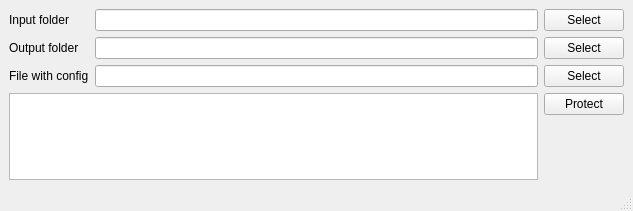
<?xml version="1.0" encoding="UTF-8"?>
<ui version="4.0">
 <class>MainWindow</class>
 <widget class="QMainWindow" name="MainWindow">
  <property name="geometry">
   <rect>
    <x>0</x>
    <y>0</y>
    <width>633</width>
    <height>211</height>
   </rect>
  </property>
  <property name="windowTitle">
   <string>MainWindow</string>
  </property>
  <widget class="QWidget" name="centralwidget">
   <property name="maximumSize">
    <size>
     <width>650</width>
     <height>484</height>
    </size>
   </property>
   <layout class="QGridLayout" name="gridLayout">
    <item row="0" column="0">
     <widget class="QLabel" name="label">
      <property name="text">
       <string>Input folder</string>
      </property>
     </widget>
    </item>
    <item row="1" column="2">
     <widget class="QPushButton" name="select_output_folder">
      <property name="text">
       <string>Select</string>
      </property>
     </widget>
    </item>
    <item row="0" column="2">
     <widget class="QPushButton" name="select_input_folder">
      <property name="text">
       <string>Select</string>
      </property>
     </widget>
    </item>
    <item row="2" column="0">
     <widget class="QLabel" name="label_3">
      <property name="text">
       <string>File with config</string>
      </property>
     </widget>
    </item>
    <item row="0" column="1">
     <widget class="QLineEdit" name="input_folder"/>
    </item>
    <item row="2" column="1">
     <widget class="QLineEdit" name="config_file"/>
    </item>
    <item row="2" column="2">
     <widget class="QPushButton" name="select_file_with_config">
      <property name="text">
       <string>Select</string>
      </property>
     </widget>
    </item>
    <item row="1" column="0">
     <widget class="QLabel" name="label_2">
      <property name="text">
       <string>Output folder</string>
      </property>
     </widget>
    </item>
    <item row="1" column="1">
     <widget class="QLineEdit" name="output_folder"/>
    </item>
    <item row="4" column="2">
     <layout class="QVBoxLayout" name="verticalLayout">
      <item>
       <widget class="QPushButton" name="submit">
        <property name="text">
         <string>Protect</string>
        </property>
       </widget>
      </item>
      <item>
       <spacer name="verticalSpacer">
        <property name="orientation">
         <enum>Qt::Vertical</enum>
        </property>
        <property name="sizeHint" stdset="0">
         <size>
          <width>20</width>
          <height>40</height>
         </size>
        </property>
       </spacer>
      </item>
     </layout>
    </item>
    <item row="4" column="0" colspan="2">
     <widget class="QTextBrowser" name="log_label">
      <property name="html">
       <string>&lt;!DOCTYPE HTML PUBLIC &quot;-//W3C//DTD HTML 4.0//EN&quot; &quot;http://www.w3.org/TR/REC-html40/strict.dtd&quot;&gt;
&lt;html&gt;&lt;head&gt;&lt;meta name=&quot;qrichtext&quot; content=&quot;1&quot; /&gt;&lt;meta charset=&quot;utf-8&quot; /&gt;&lt;style type=&quot;text/css&quot;&gt;
p, li { white-space: pre-wrap; }
hr { height: 1px; border-width: 0; }
li.unchecked::marker { content: &quot;\2610&quot;; }
li.checked::marker { content: &quot;\2612&quot;; }
&lt;/style&gt;&lt;/head&gt;&lt;body style=&quot; font-family:'Segoe UI'; font-size:9pt; font-weight:400; font-style:normal;&quot;&gt;
&lt;p style=&quot;-qt-paragraph-type:empty; margin-top:0px; margin-bottom:0px; margin-left:0px; margin-right:0px; -qt-block-indent:0; text-indent:0px;&quot;&gt;&lt;br /&gt;&lt;/p&gt;&lt;/body&gt;&lt;/html&gt;</string>
      </property>
     </widget>
    </item>
   </layout>
  </widget>
  <widget class="QMenuBar" name="menubar">
   <property name="geometry">
    <rect>
     <x>0</x>
     <y>0</y>
     <width>633</width>
     <height>22</height>
    </rect>
   </property>
  </widget>
  <widget class="QStatusBar" name="statusbar"/>
 </widget>
 <resources/>
 <connections/>
</ui>
